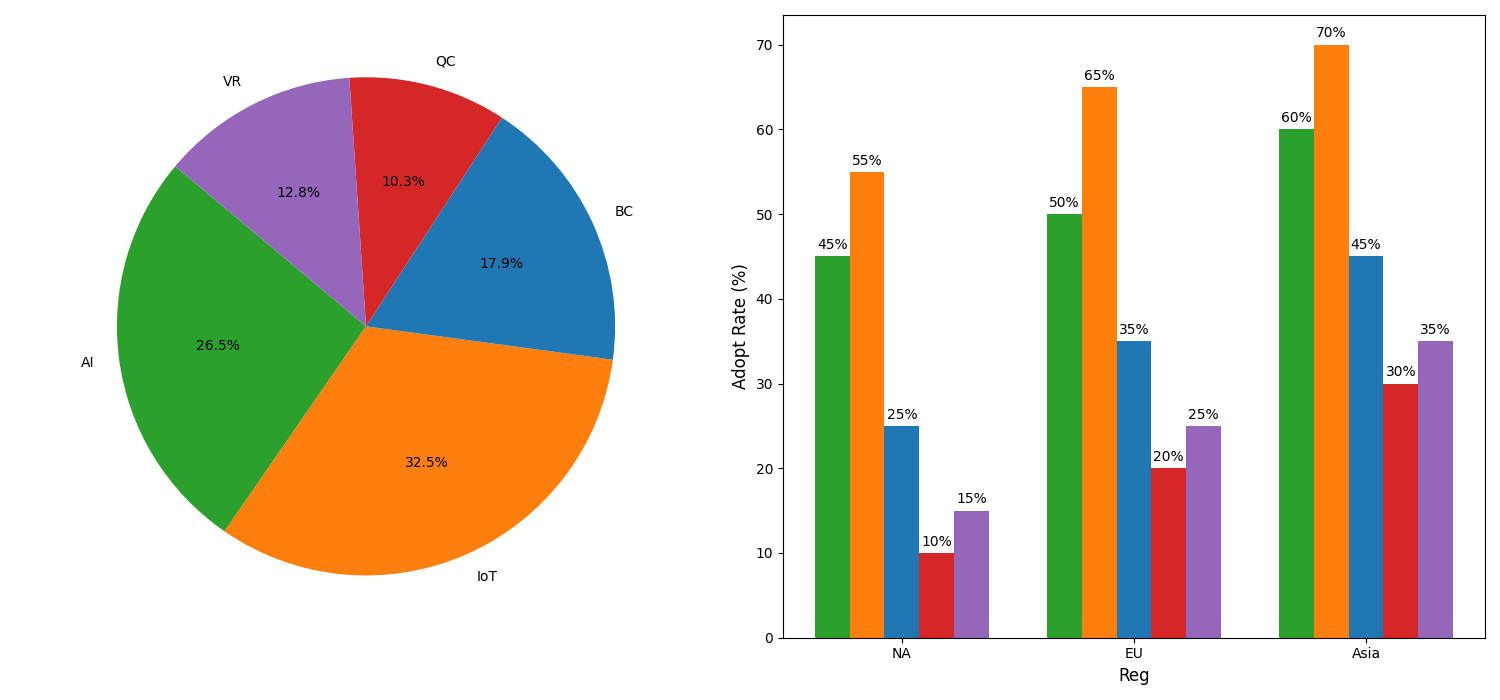

The script that drew this image:
import matplotlib.pyplot as plt
import numpy as np

regions = ['NA', 'EU', 'Asia']
AI_rate = [45, 50, 60]
IoT_rate = [55, 65, 70]
BC_rate = [25, 35, 45]
QC_rate = [10, 20, 30]
VR_rate = [15, 25, 35]  # New technology data for VR

adoption_data = np.array([AI_rate, IoT_rate, BC_rate, QC_rate, VR_rate])
technologies = ['AI', 'IoT', 'BC', 'QC', 'VR']

fig, (ax2, ax1) = plt.subplots(1, 2, figsize=(15, 7))

x = np.arange(len(regions))
width = 0.15
colors = ['#2ca02c', '#ff7f0e', '#1f77b4', '#d62728', '#9467bd']  # Added a color for VR

total_adoption = np.sum(adoption_data, axis=1)
ax2.pie(total_adoption, labels=technologies, colors=colors, autopct='%1.1f%%', startangle=140)

for i in range(len(adoption_data)):
    ax1.bar(x + i * width, adoption_data[i], width, color=colors[i])

ax1.set_xlabel('Reg', fontsize=12)
ax1.set_ylabel('Adopt Rate (%)', fontsize=12)
ax1.set_xticks(x + width * 2)  # Adjusted tick placement
ax1.set_xticklabels(regions)

for i in range(len(adoption_data)):
    for j in range(len(regions)):
        ax1.annotate(f'{adoption_data[i, j]}%',
                     xy=(x[j] + i * width, adoption_data[i, j]),
                     xytext=(0, 3),
                     textcoords='offset points',
                     ha='center', va='bottom', fontsize=10)

plt.tight_layout()
plt.show()
